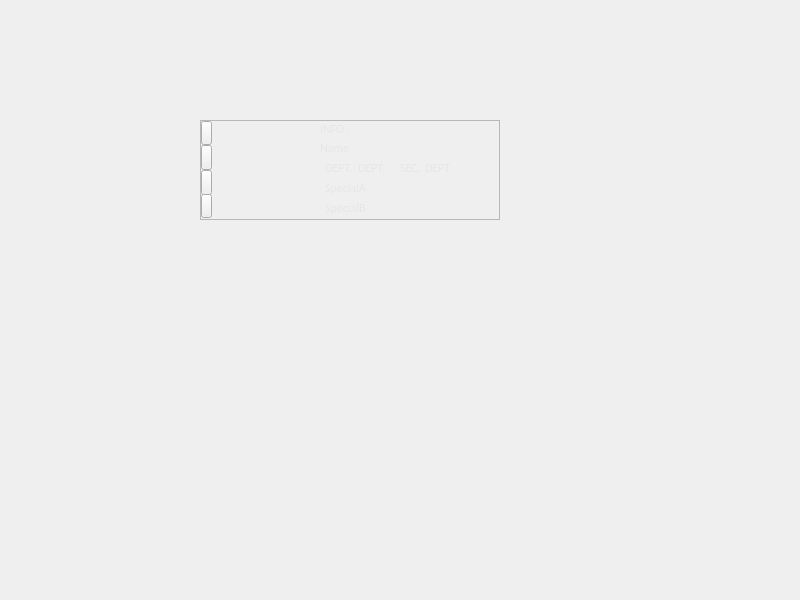
<?xml version="1.0" encoding="UTF-8"?>
<ui version="4.0">
 <class>MainWindow</class>
 <widget class="QMainWindow" name="MainWindow">
  <property name="geometry">
   <rect>
    <x>0</x>
    <y>0</y>
    <width>800</width>
    <height>600</height>
   </rect>
  </property>
  <property name="windowTitle">
   <string>MainWindow</string>
  </property>
  <widget class="QWidget" name="centralwidget">
   <widget class="QFrame" name="NameCard_frame">
    <property name="geometry">
     <rect>
      <x>200</x>
      <y>120</y>
      <width>300</width>
      <height>100</height>
     </rect>
    </property>
    <property name="frameShape">
     <enum>QFrame::StyledPanel</enum>
    </property>
    <property name="frameShadow">
     <enum>QFrame::Raised</enum>
    </property>
    <widget class="QLabel" name="NC_BGImageLabelA">
     <property name="geometry">
      <rect>
       <x>0</x>
       <y>0</y>
       <width>300</width>
       <height>100</height>
      </rect>
     </property>
     <property name="text">
      <string/>
     </property>
     <property name="pixmap">
      <pixmap>../UI/colorTemplate_A001.png</pixmap>
     </property>
     <property name="scaledContents">
      <bool>true</bool>
     </property>
    </widget>
    <widget class="QPushButton" name="NC_buttonA">
     <property name="geometry">
      <rect>
       <x>1</x>
       <y>1</y>
       <width>11</width>
       <height>24</height>
      </rect>
     </property>
     <property name="text">
      <string/>
     </property>
     <property name="icon">
      <iconset>
       <normaloff>../UI/colorTemplate_C001.png</normaloff>../UI/colorTemplate_C001.png</iconset>
     </property>
     <property name="iconSize">
      <size>
       <width>25</width>
       <height>25</height>
      </size>
     </property>
     <property name="flat">
      <bool>false</bool>
     </property>
    </widget>
    <widget class="QPushButton" name="NC_buttonB">
     <property name="geometry">
      <rect>
       <x>1</x>
       <y>25</y>
       <width>11</width>
       <height>25</height>
      </rect>
     </property>
     <property name="text">
      <string/>
     </property>
     <property name="icon">
      <iconset>
       <normaloff>../UI/colorTemplate_C002.png</normaloff>../UI/colorTemplate_C002.png</iconset>
     </property>
     <property name="iconSize">
      <size>
       <width>25</width>
       <height>25</height>
      </size>
     </property>
     <property name="flat">
      <bool>false</bool>
     </property>
    </widget>
    <widget class="QPushButton" name="NC_buttonC">
     <property name="geometry">
      <rect>
       <x>1</x>
       <y>50</y>
       <width>11</width>
       <height>25</height>
      </rect>
     </property>
     <property name="text">
      <string/>
     </property>
     <property name="icon">
      <iconset>
       <normaloff>../UI/colorTemplate_C003.png</normaloff>../UI/colorTemplate_C003.png</iconset>
     </property>
     <property name="iconSize">
      <size>
       <width>25</width>
       <height>25</height>
      </size>
     </property>
     <property name="flat">
      <bool>false</bool>
     </property>
    </widget>
    <widget class="QPushButton" name="NC_buttonD">
     <property name="geometry">
      <rect>
       <x>1</x>
       <y>74</y>
       <width>11</width>
       <height>24</height>
      </rect>
     </property>
     <property name="text">
      <string/>
     </property>
     <property name="icon">
      <iconset>
       <normaloff>../UI/colorTemplate_C004.png</normaloff>../UI/colorTemplate_C004.png</iconset>
     </property>
     <property name="iconSize">
      <size>
       <width>25</width>
       <height>25</height>
      </size>
     </property>
     <property name="flat">
      <bool>false</bool>
     </property>
    </widget>
    <widget class="QLabel" name="NC_BGImageLabelB">
     <property name="geometry">
      <rect>
       <x>12</x>
       <y>1</y>
       <width>96</width>
       <height>96</height>
      </rect>
     </property>
     <property name="text">
      <string/>
     </property>
     <property name="pixmap">
      <pixmap>../UI/colorTemplate_A002.png</pixmap>
     </property>
     <property name="scaledContents">
      <bool>true</bool>
     </property>
    </widget>
    <widget class="QLabel" name="NC_InfoTextLabel">
     <property name="geometry">
      <rect>
       <x>120</x>
       <y>1</y>
       <width>61</width>
       <height>16</height>
      </rect>
     </property>
     <property name="palette">
      <palette>
       <active>
        <colorrole role="WindowText">
         <brush brushstyle="SolidPattern">
          <color alpha="255">
           <red>230</red>
           <green>230</green>
           <blue>230</blue>
          </color>
         </brush>
        </colorrole>
        <colorrole role="Text">
         <brush brushstyle="SolidPattern">
          <color alpha="255">
           <red>230</red>
           <green>230</green>
           <blue>230</blue>
          </color>
         </brush>
        </colorrole>
       </active>
       <inactive>
        <colorrole role="WindowText">
         <brush brushstyle="SolidPattern">
          <color alpha="255">
           <red>230</red>
           <green>230</green>
           <blue>230</blue>
          </color>
         </brush>
        </colorrole>
        <colorrole role="Text">
         <brush brushstyle="SolidPattern">
          <color alpha="255">
           <red>230</red>
           <green>230</green>
           <blue>230</blue>
          </color>
         </brush>
        </colorrole>
       </inactive>
       <disabled>
        <colorrole role="WindowText">
         <brush brushstyle="SolidPattern">
          <color alpha="255">
           <red>120</red>
           <green>120</green>
           <blue>120</blue>
          </color>
         </brush>
        </colorrole>
        <colorrole role="Text">
         <brush brushstyle="SolidPattern">
          <color alpha="255">
           <red>120</red>
           <green>120</green>
           <blue>120</blue>
          </color>
         </brush>
        </colorrole>
       </disabled>
      </palette>
     </property>
     <property name="font">
      <font>
       <family>Calibri</family>
      </font>
     </property>
     <property name="text">
      <string>INFO :</string>
     </property>
    </widget>
    <widget class="QLabel" name="NC_NameTextLabel">
     <property name="geometry">
      <rect>
       <x>120</x>
       <y>20</y>
       <width>61</width>
       <height>16</height>
      </rect>
     </property>
     <property name="palette">
      <palette>
       <active>
        <colorrole role="WindowText">
         <brush brushstyle="SolidPattern">
          <color alpha="255">
           <red>230</red>
           <green>230</green>
           <blue>230</blue>
          </color>
         </brush>
        </colorrole>
        <colorrole role="Text">
         <brush brushstyle="SolidPattern">
          <color alpha="255">
           <red>230</red>
           <green>230</green>
           <blue>230</blue>
          </color>
         </brush>
        </colorrole>
       </active>
       <inactive>
        <colorrole role="WindowText">
         <brush brushstyle="SolidPattern">
          <color alpha="255">
           <red>230</red>
           <green>230</green>
           <blue>230</blue>
          </color>
         </brush>
        </colorrole>
        <colorrole role="Text">
         <brush brushstyle="SolidPattern">
          <color alpha="255">
           <red>230</red>
           <green>230</green>
           <blue>230</blue>
          </color>
         </brush>
        </colorrole>
       </inactive>
       <disabled>
        <colorrole role="WindowText">
         <brush brushstyle="SolidPattern">
          <color alpha="255">
           <red>120</red>
           <green>120</green>
           <blue>120</blue>
          </color>
         </brush>
        </colorrole>
        <colorrole role="Text">
         <brush brushstyle="SolidPattern">
          <color alpha="255">
           <red>120</red>
           <green>120</green>
           <blue>120</blue>
          </color>
         </brush>
        </colorrole>
       </disabled>
      </palette>
     </property>
     <property name="font">
      <font>
       <family>Calibri</family>
      </font>
     </property>
     <property name="text">
      <string>Name</string>
     </property>
    </widget>
    <widget class="QLabel" name="NC_DeptTextLabel">
     <property name="geometry">
      <rect>
       <x>125</x>
       <y>40</y>
       <width>27</width>
       <height>16</height>
      </rect>
     </property>
     <property name="palette">
      <palette>
       <active>
        <colorrole role="WindowText">
         <brush brushstyle="SolidPattern">
          <color alpha="255">
           <red>230</red>
           <green>230</green>
           <blue>230</blue>
          </color>
         </brush>
        </colorrole>
        <colorrole role="Text">
         <brush brushstyle="SolidPattern">
          <color alpha="255">
           <red>230</red>
           <green>230</green>
           <blue>230</blue>
          </color>
         </brush>
        </colorrole>
       </active>
       <inactive>
        <colorrole role="WindowText">
         <brush brushstyle="SolidPattern">
          <color alpha="255">
           <red>230</red>
           <green>230</green>
           <blue>230</blue>
          </color>
         </brush>
        </colorrole>
        <colorrole role="Text">
         <brush brushstyle="SolidPattern">
          <color alpha="255">
           <red>230</red>
           <green>230</green>
           <blue>230</blue>
          </color>
         </brush>
        </colorrole>
       </inactive>
       <disabled>
        <colorrole role="WindowText">
         <brush brushstyle="SolidPattern">
          <color alpha="255">
           <red>120</red>
           <green>120</green>
           <blue>120</blue>
          </color>
         </brush>
        </colorrole>
        <colorrole role="Text">
         <brush brushstyle="SolidPattern">
          <color alpha="255">
           <red>120</red>
           <green>120</green>
           <blue>120</blue>
          </color>
         </brush>
        </colorrole>
       </disabled>
      </palette>
     </property>
     <property name="font">
      <font>
       <family>Calibri</family>
      </font>
     </property>
     <property name="text">
      <string>DEPT.</string>
     </property>
    </widget>
    <widget class="QLabel" name="NC_SecTextLabel">
     <property name="geometry">
      <rect>
       <x>200</x>
       <y>40</y>
       <width>25</width>
       <height>16</height>
      </rect>
     </property>
     <property name="palette">
      <palette>
       <active>
        <colorrole role="WindowText">
         <brush brushstyle="SolidPattern">
          <color alpha="255">
           <red>230</red>
           <green>230</green>
           <blue>230</blue>
          </color>
         </brush>
        </colorrole>
        <colorrole role="Text">
         <brush brushstyle="SolidPattern">
          <color alpha="255">
           <red>230</red>
           <green>230</green>
           <blue>230</blue>
          </color>
         </brush>
        </colorrole>
       </active>
       <inactive>
        <colorrole role="WindowText">
         <brush brushstyle="SolidPattern">
          <color alpha="255">
           <red>230</red>
           <green>230</green>
           <blue>230</blue>
          </color>
         </brush>
        </colorrole>
        <colorrole role="Text">
         <brush brushstyle="SolidPattern">
          <color alpha="255">
           <red>230</red>
           <green>230</green>
           <blue>230</blue>
          </color>
         </brush>
        </colorrole>
       </inactive>
       <disabled>
        <colorrole role="WindowText">
         <brush brushstyle="SolidPattern">
          <color alpha="255">
           <red>120</red>
           <green>120</green>
           <blue>120</blue>
          </color>
         </brush>
        </colorrole>
        <colorrole role="Text">
         <brush brushstyle="SolidPattern">
          <color alpha="255">
           <red>120</red>
           <green>120</green>
           <blue>120</blue>
          </color>
         </brush>
        </colorrole>
       </disabled>
      </palette>
     </property>
     <property name="font">
      <font>
       <family>Calibri</family>
      </font>
     </property>
     <property name="text">
      <string>SEC.</string>
     </property>
    </widget>
    <widget class="QLabel" name="NC_specATextLabel">
     <property name="geometry">
      <rect>
       <x>125</x>
       <y>60</y>
       <width>150</width>
       <height>16</height>
      </rect>
     </property>
     <property name="palette">
      <palette>
       <active>
        <colorrole role="WindowText">
         <brush brushstyle="SolidPattern">
          <color alpha="255">
           <red>230</red>
           <green>230</green>
           <blue>230</blue>
          </color>
         </brush>
        </colorrole>
        <colorrole role="Text">
         <brush brushstyle="SolidPattern">
          <color alpha="255">
           <red>230</red>
           <green>230</green>
           <blue>230</blue>
          </color>
         </brush>
        </colorrole>
       </active>
       <inactive>
        <colorrole role="WindowText">
         <brush brushstyle="SolidPattern">
          <color alpha="255">
           <red>230</red>
           <green>230</green>
           <blue>230</blue>
          </color>
         </brush>
        </colorrole>
        <colorrole role="Text">
         <brush brushstyle="SolidPattern">
          <color alpha="255">
           <red>230</red>
           <green>230</green>
           <blue>230</blue>
          </color>
         </brush>
        </colorrole>
       </inactive>
       <disabled>
        <colorrole role="WindowText">
         <brush brushstyle="SolidPattern">
          <color alpha="255">
           <red>120</red>
           <green>120</green>
           <blue>120</blue>
          </color>
         </brush>
        </colorrole>
        <colorrole role="Text">
         <brush brushstyle="SolidPattern">
          <color alpha="255">
           <red>120</red>
           <green>120</green>
           <blue>120</blue>
          </color>
         </brush>
        </colorrole>
       </disabled>
      </palette>
     </property>
     <property name="font">
      <font>
       <family>Calibri</family>
      </font>
     </property>
     <property name="text">
      <string>SpecialA</string>
     </property>
    </widget>
    <widget class="QLabel" name="NC_specBTextLabel">
     <property name="geometry">
      <rect>
       <x>125</x>
       <y>80</y>
       <width>150</width>
       <height>16</height>
      </rect>
     </property>
     <property name="palette">
      <palette>
       <active>
        <colorrole role="WindowText">
         <brush brushstyle="SolidPattern">
          <color alpha="255">
           <red>230</red>
           <green>230</green>
           <blue>230</blue>
          </color>
         </brush>
        </colorrole>
        <colorrole role="Text">
         <brush brushstyle="SolidPattern">
          <color alpha="255">
           <red>230</red>
           <green>230</green>
           <blue>230</blue>
          </color>
         </brush>
        </colorrole>
       </active>
       <inactive>
        <colorrole role="WindowText">
         <brush brushstyle="SolidPattern">
          <color alpha="255">
           <red>230</red>
           <green>230</green>
           <blue>230</blue>
          </color>
         </brush>
        </colorrole>
        <colorrole role="Text">
         <brush brushstyle="SolidPattern">
          <color alpha="255">
           <red>230</red>
           <green>230</green>
           <blue>230</blue>
          </color>
         </brush>
        </colorrole>
       </inactive>
       <disabled>
        <colorrole role="WindowText">
         <brush brushstyle="SolidPattern">
          <color alpha="255">
           <red>120</red>
           <green>120</green>
           <blue>120</blue>
          </color>
         </brush>
        </colorrole>
        <colorrole role="Text">
         <brush brushstyle="SolidPattern">
          <color alpha="255">
           <red>120</red>
           <green>120</green>
           <blue>120</blue>
          </color>
         </brush>
        </colorrole>
       </disabled>
      </palette>
     </property>
     <property name="font">
      <font>
       <family>Calibri</family>
      </font>
     </property>
     <property name="text">
      <string>SpecialB</string>
     </property>
    </widget>
    <widget class="QLabel" name="NC_DeptValueTextLabel">
     <property name="geometry">
      <rect>
       <x>158</x>
       <y>40</y>
       <width>40</width>
       <height>16</height>
      </rect>
     </property>
     <property name="palette">
      <palette>
       <active>
        <colorrole role="WindowText">
         <brush brushstyle="SolidPattern">
          <color alpha="255">
           <red>230</red>
           <green>230</green>
           <blue>230</blue>
          </color>
         </brush>
        </colorrole>
        <colorrole role="Text">
         <brush brushstyle="SolidPattern">
          <color alpha="255">
           <red>230</red>
           <green>230</green>
           <blue>230</blue>
          </color>
         </brush>
        </colorrole>
       </active>
       <inactive>
        <colorrole role="WindowText">
         <brush brushstyle="SolidPattern">
          <color alpha="255">
           <red>230</red>
           <green>230</green>
           <blue>230</blue>
          </color>
         </brush>
        </colorrole>
        <colorrole role="Text">
         <brush brushstyle="SolidPattern">
          <color alpha="255">
           <red>230</red>
           <green>230</green>
           <blue>230</blue>
          </color>
         </brush>
        </colorrole>
       </inactive>
       <disabled>
        <colorrole role="WindowText">
         <brush brushstyle="SolidPattern">
          <color alpha="255">
           <red>120</red>
           <green>120</green>
           <blue>120</blue>
          </color>
         </brush>
        </colorrole>
        <colorrole role="Text">
         <brush brushstyle="SolidPattern">
          <color alpha="255">
           <red>120</red>
           <green>120</green>
           <blue>120</blue>
          </color>
         </brush>
        </colorrole>
       </disabled>
      </palette>
     </property>
     <property name="font">
      <font>
       <family>Calibri</family>
      </font>
     </property>
     <property name="text">
      <string>DEPT.</string>
     </property>
    </widget>
    <widget class="QLabel" name="NC_SecValueTextLabel">
     <property name="geometry">
      <rect>
       <x>225</x>
       <y>40</y>
       <width>50</width>
       <height>16</height>
      </rect>
     </property>
     <property name="palette">
      <palette>
       <active>
        <colorrole role="WindowText">
         <brush brushstyle="SolidPattern">
          <color alpha="255">
           <red>230</red>
           <green>230</green>
           <blue>230</blue>
          </color>
         </brush>
        </colorrole>
        <colorrole role="Text">
         <brush brushstyle="SolidPattern">
          <color alpha="255">
           <red>230</red>
           <green>230</green>
           <blue>230</blue>
          </color>
         </brush>
        </colorrole>
       </active>
       <inactive>
        <colorrole role="WindowText">
         <brush brushstyle="SolidPattern">
          <color alpha="255">
           <red>230</red>
           <green>230</green>
           <blue>230</blue>
          </color>
         </brush>
        </colorrole>
        <colorrole role="Text">
         <brush brushstyle="SolidPattern">
          <color alpha="255">
           <red>230</red>
           <green>230</green>
           <blue>230</blue>
          </color>
         </brush>
        </colorrole>
       </inactive>
       <disabled>
        <colorrole role="WindowText">
         <brush brushstyle="SolidPattern">
          <color alpha="255">
           <red>120</red>
           <green>120</green>
           <blue>120</blue>
          </color>
         </brush>
        </colorrole>
        <colorrole role="Text">
         <brush brushstyle="SolidPattern">
          <color alpha="255">
           <red>120</red>
           <green>120</green>
           <blue>120</blue>
          </color>
         </brush>
        </colorrole>
       </disabled>
      </palette>
     </property>
     <property name="font">
      <font>
       <family>Calibri</family>
      </font>
     </property>
     <property name="text">
      <string>DEPT.</string>
     </property>
    </widget>
    <widget class="QPushButton" name="NC_buttonE">
     <property name="geometry">
      <rect>
       <x>13</x>
       <y>1</y>
       <width>100</width>
       <height>98</height>
      </rect>
     </property>
     <property name="text">
      <string/>
     </property>
     <property name="icon">
      <iconset>
       <normaloff>../UI/noImage_01.png</normaloff>../UI/noImage_01.png</iconset>
     </property>
     <property name="iconSize">
      <size>
       <width>100</width>
       <height>100</height>
      </size>
     </property>
     <property name="flat">
      <bool>true</bool>
     </property>
    </widget>
    <widget class="QPushButton" name="NC_buttonG">
     <property name="geometry">
      <rect>
       <x>284</x>
       <y>1</y>
       <width>15</width>
       <height>15</height>
      </rect>
     </property>
     <property name="text">
      <string/>
     </property>
     <property name="icon">
      <iconset>
       <normaloff>../UI/sub_002.png</normaloff>../UI/sub_002.png</iconset>
     </property>
     <property name="iconSize">
      <size>
       <width>15</width>
       <height>15</height>
      </size>
     </property>
     <property name="flat">
      <bool>true</bool>
     </property>
    </widget>
   </widget>
  </widget>
 </widget>
 <resources/>
 <connections/>
</ui>
